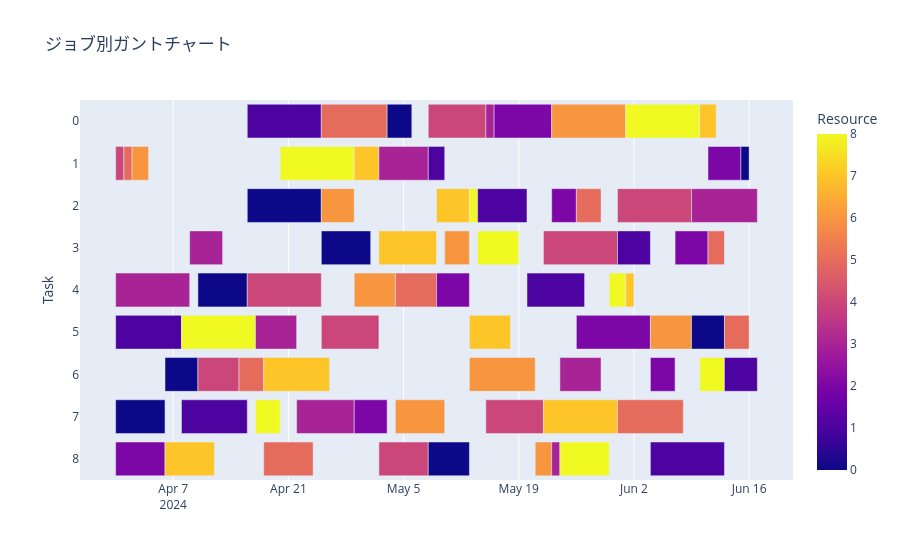

The notebook cell saved with this chart:
### Code cell
# 2. ジョブ別ガントチャート


#from pulp import LpProblem , LpMinimize , LpVariable, lpSum , LpStatus , PULP_CBC_CMD 
#from ortoolpy import addvar #LpVariableだけでも可能だけど変数をさっと追加したいときはaddvarが便利
#from datetime import datetime, timedelta
import plotly.express as px
import plotly.io as pio
import pandas as pd
import numpy as np
import datetime

#df1 = pd.read_csv('/Users/kurozuhajime/Desktop/C言語開発環境/MC_Gant.csv')
df2 = pd.read_csv('/Users/kurozuhajime/Desktop/Pythonコード・データ/JSScheduling/data/GantChart/JB_Gant.csv')

#print(df2)

d1 = datetime.date(2024, 3, 31)

date_st = []
date_ed = []
for i in range(len(df2)):
    d_st = df2['ST_T'].iloc[i]
    d_ed = df2['ED_T'].iloc[i]
    #print(d_st)
    date_st.append(d1 + datetime.timedelta(days=int(d_st)))
    #df1['ST_T'].iloc[i] = date_st
    date_ed.append(d1 + datetime.timedelta(days=int(d_ed)))
    #df1['ED_T'].iloc[i] = date_ed


data = []
for i in range(len(df2)):
    data.append(dict(Task=df2['JB_No'].iloc[i], Start=date_st[i], Finish=date_ed[i], Resource=df2['MC_No'].iloc[i]))
 
df = pd.DataFrame(data)


fig = px.timeline(df, x_start="Start", x_end="Finish", y="Task", color="Resource", title='ジョブ別ガントチャート')
fig.update_yaxes(autorange="reversed") # otherwise tasks are listed from the bottom up

### Figure 1 — Plotly figure (JSON) as saved in the notebook; plotly's stock layout.template omitted (floating-point values rounded to 4 significant figures)
{"data": [{"alignmentgroup": "True", "base": ["2024-04-16", "2024-04-25", "2024-05-03", "2024-05-08", "2024-05-15", "2024-05-16", "2024-05-23", "2024-06-01", "2024-06-10", "2024-03-31", "2024-04-01", "2024-04-02", "2024-04-20", "2024-04-29", "2024-05-02", "2024-05-08", "2024-06-11", "2024-06-15", "2024-04-16", "2024-04-25", "2024-05-09", "2024-05-13", "2024-05-14", "2024-05-23", "2024-05-26", "2024-05-31", "2024-06-09", "2024-04-09", "2024-04-25", "2024-05-02", "2024-05-10", "2024-05-14", "2024-05-22", "2024-05-31", "2024-06-07", "2024-06-11", "2024-03-31", "2024-04-10", "2024-04-16", "2024-04-29", "2024-05-04", "2024-05-09", "2024-05-20", "2024-05-30", "2024-06-01", "2024-03-31", "2024-04-08", "2024-04-17", "2024-04-25", "2024-05-13", "2024-05-26", "2024-06-04", "2024-06-09", "2024-06-13", "2024-04-06", "2024-04-10", "2024-04-15", "2024-04-18", "2024-05-13", "2024-05-24", "2024-06-04", "2024-06-10", "2024-06-13", "2024-03-31", "2024-04-08", "2024-04-17", "2024-04-22", "2024-04-29", "2024-05-04", "2024-05-15", "2024-05-22", "2024-05-31", "2024-03-31", "2024-04-06", "2024-04-18", "2024-05-02", "2024-05-08", "2024-05-21", "2024-05-23", "2024-05-24", "2024-06-04"], "hovertemplate": "Start=%{base}<br>Finish=%{x}<br>Task=%{y}<br>Resource=%{marker.color}<extra></extra>", "legendgroup": "", "marker": {"color": [1, 5, 0, 4, 3, 2, 6, 8, 7, 4, 5, 6, 8, 7, 3, 1, 2, 0, 0, 6, 7, 8, 1, 2, 5, 4, 3, 3, 0, 7, 6, 8, 4, 1, 2, 5, 3, 0, 4, 6, 5, 2, 1, 8, 7, 1, 8, 3, 4, 7, 2, 6, 0, 5, 0, 4, 5, 7, 6, 3, 2, 8, 1, 0, 1, 8, 3, 2, 6, 4, 7, 5, 2, 7, 5, 4, 0, 6, 3, 8, 1], "coloraxis": "coloraxis", "pattern": {"shape": ""}}, "name": "", "offsetgroup": "", "orientation": "h", "showlegend": false, "textposition": "auto", "type": "bar", "x": [777600000, 691200000, 259200000, 604800000, 86400000, 604800000, 777600000, 777600000, 172800000, 86400000, 86400000, 172800000, 777600000, 259200000, 518400000, 172800000, 345600000, 86400000, 777600000, 345600000, 345600000, 86400000, 518400000, 259200000, 259200000, 777600000, 691200000, 345600000, 518400000, 604800000, 259200000, 432000000, 777600000, 345600000, 345600000, 172800000, 777600000, 518400000, 777600000, 432000000, 432000000, 345600000, 604800000, 172800000, 86400000, 691200000, 777600000, 432000000, 604800000, 432000000, 777600000, 432000000, 345600000, 259200000, 345600000, 432000000, 259200000, 691200000, 691200000, 432000000, 259200000, 259200000, 345600000, 518400000, 691200000, 259200000, 604800000, 345600000, 518400000, 604800000, 777600000, 691200000, 518400000, 518400000, 518400000, 518400000, 432000000, 172800000, 86400000, 518400000, 777600000], "xaxis": "x", "y": [0, 0, 0, 0, 0, 0, 0, 0, 0, 1, 1, 1, 1, 1, 1, 1, 1, 1, 2, 2, 2, 2, 2, 2, 2, 2, 2, 3, 3, 3, 3, 3, 3, 3, 3, 3, 4, 4, 4, 4, 4, 4, 4, 4, 4, 5, 5, 5, 5, 5, 5, 5, 5, 5, 6, 6, 6, 6, 6, 6, 6, 6, 6, 7, 7, 7, 7, 7, 7, 7, 7, 7, 8, 8, 8, 8, 8, 8, 8, 8, 8], "yaxis": "y"}], "layout": {"barmode": "overlay", "coloraxis": {"colorbar": {"title": {"text": "Resource"}}, "colorscale": [[0, "#0d0887"], [0.1111, "#46039f"], [0.2222, "#7201a8"], [0.3333, "#9c179e"], [0.4444, "#bd3786"], [0.5556, "#d8576b"], [0.6667, "#ed7953"], [0.7778, "#fb9f3a"], [0.8889, "#fdca26"], [1, "#f0f921"]]}, "legend": {"tracegroupgap": 0}, "title": {"text": "ジョブ別ガントチャート"}, "xaxis": {"anchor": "y", "domain": [0, 1], "type": "date"}, "yaxis": {"anchor": "x", "autorange": "reversed", "domain": [0, 1], "title": {"text": "Task"}}}}
